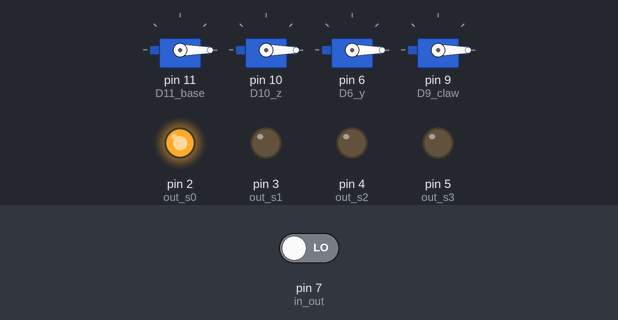
A sketch run on a simulated Arduino Uno, built with avr-gcc and run on an emulated ATmega328P. On the bench: 4 × servo, output pins drawn as LEDs (lit = HIGH). The test bench sets the inputs (shaded band); at power-on: pin 7 (in_out) LOW. What the sketch prints to the serial monitor is not drawn.

Above: at 0.1 s.
At 17.5 s:
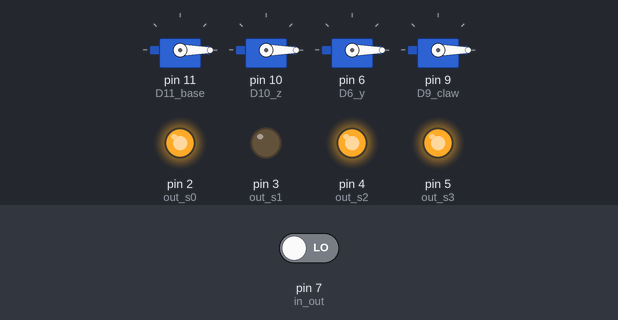
At 38.9 s:
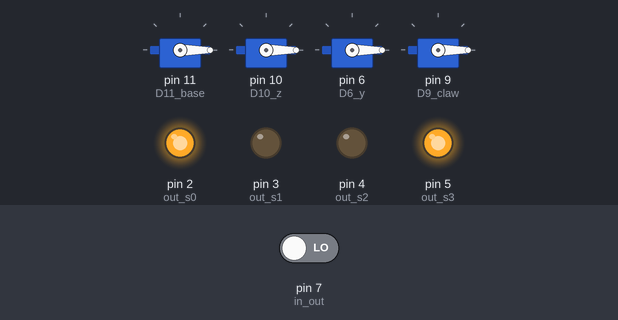
Timing chart, 0 to 40.0 s (numbered marks = the images above):
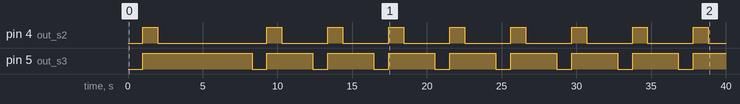

Measured:
- by itself, pin 4 (out_s2): goes HIGH 1.0 s, LOW 7.3 s, 7 × (HIGH 1.0 s, LOW 3.1 s), HIGH 1.0 s, then LOW
- by itself, pin 5 (out_s3): repeats every 4.1 s: LOW 1.0 s, HIGH 3.1 s

The sketch:

sketch_oct11a.ino
```cpp
#include <Servo.h>


// Motor da base (primeiro motor)

#define A3_base A3 // Fio verde
#define D11_base 11
int pos_base = 0;
Servo servo_base;

// Motor Z

#define A2_z A2 // Fio roxo
#define D10_z 10
int pos_z = 0;
Servo servo_z;

// Motor Y

#define A1_y A1 // Fio Azul
#define D6_y 6
int pos_y = 0;
Servo servo_y;

// Motor da garra

#define A0_claw A0 // Fio amarelo
#define D9_claw 9
int pos_claw = 0;
Servo servo_claw;

int ini_base=0;
int ini_z=0;
int ini_y=0;
int ini_claw=0;

// cor

#define out_s0 2 // para o pino S0 do sensor
#define out_s1 3 // para o pino S1 do sensor
#define out_s2 4 // para o pino S2 do sensor
#define out_s3 5 // para o pino S3 do sensor
#define in_out 7 // recebe do pino OUT do sensor

int v_red=0;
int v_green=0;
int v_blue=0;
int v_white=0;

void mudar (Servo servo, int inicial, int final ) {

    if(inicial < final) {

      for (int i=inicial; i<=final; i++){
        servo.write(i);
        delay(15);
      }
    }else{
        for (int i=inicial; i>=final; i--){
          servo.write(i);
          delay(15);
        }
    }
}


void setup()
{
  Serial.begin(9600);
  pinMode(A3_base, INPUT);
  pinMode(D11_base, OUTPUT);

  pinMode(A2_z, INPUT);
  pinMode(D10_z, OUTPUT);

  pinMode(A1_y, INPUT);
  pinMode(D6_y, OUTPUT);

  pinMode(A0_claw, INPUT);
  pinMode(D9_claw, OUTPUT);

  servo_base.attach(D11_base, 500, 2500);
  servo_z.attach(D10_z, 500, 2500);
  servo_y.attach(D6_y, 500, 2500);
  servo_claw.attach(D9_claw, 500, 2500);

  servo_base.write(0);
  servo_claw.write(0);
  servo_z.write(0);
  servo_y.write(0);

  pinMode(out_s0, OUTPUT);
  pinMode(out_s1, OUTPUT);
  pinMode(out_s2, OUTPUT);
  pinMode(out_s3, OUTPUT);
  pinMode(in_out, INPUT);

  digitalWrite(out_s0,HIGH); // frequência de
  digitalWrite(out_s1,LOW);

}

void loop()
{
  // Sensor de cor

  digitalWrite(out_s2,LOW);
  digitalWrite(out_s3,LOW);
  v_red = pulseIn(in_out, LOW);

  digitalWrite(out_s2,HIGH);
  digitalWrite(out_s3,HIGH);
  v_green = pulseIn(in_out, LOW);

  digitalWrite(out_s2,LOW);
  digitalWrite(out_s3,HIGH);
  v_blue = pulseIn(in_out, LOW);

  Serial.println(" ");
  Serial.print("Red: ");
  Serial.print(v_red);
  Serial.print(" / Green: ");
  Serial.print(v_green);
  Serial.print(" / Blue: ");
  Serial.print(v_blue);

  // Pega o objeto

        pos_y = 50;
  mudar(servo_y, ini_y, pos_y);
  ini_y = pos_y;

  pos_base = 40;
  mudar(servo_base, ini_base, pos_base);
  ini_base = pos_base;

  pos_z = 90;
  mudar(servo_z, ini_z, pos_z);
  ini_z = pos_z;

  pos_y = 76;
  mudar(servo_y, ini_y, pos_y);
  ini_y = pos_y;

  pos_claw=100;
  mudar(servo_claw, ini_claw, pos_claw);
  ini_claw = pos_claw;

  pos_y = 50;
  mudar(servo_y, ini_y, pos_y);
  ini_y = pos_y;


  if (v_red < v_green){
      pos_base = 80;
      mudar(servo_base, ini_base, pos_base);
      ini_base = pos_base;

      pos_z = 90;
      mudar(servo_z, ini_z, pos_z);
      ini_z = pos_z;

      pos_y = 76;
      mudar(servo_y, ini_y, pos_y);
      ini_y = pos_y;

      pos_claw=0;
      mudar(servo_claw, ini_claw, pos_claw);
      ini_claw = pos_claw;
  } else if (v_green < v_red){
      pos_base = 120;
      mudar(servo_base, ini_base, pos_base);
      ini_base = pos_base;

      pos_z = 90;
      mudar(servo_z, ini_z, pos_z);
      ini_z = pos_z;

      pos_y = 76;
      mudar(servo_y, ini_y, pos_y);
      ini_y = pos_y;

      pos_claw=0;
      mudar(servo_claw, ini_claw, pos_claw);
      ini_claw = pos_claw;
  }

  // Solta o objeto


  delay(200);
}
```
